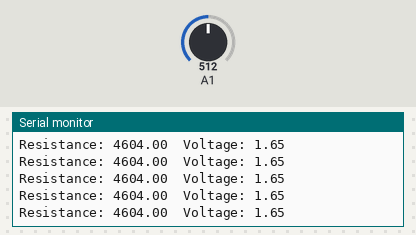
The sketch below on a simulated Arduino Uno, built with avr-gcc and run on an emulated ATmega328P. On the bench: the last lines printed to the serial monitor. Inputs (shaded band) come from the test bench; at power-on: A1 = 512.

Above: at 1.2 s.
1.3 s: A1 set to 435
At 2.3 s:
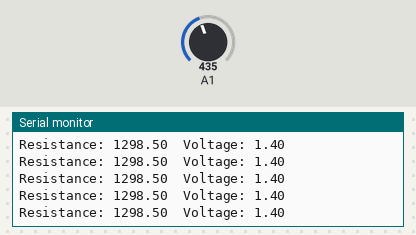
4.3 s: A1 set to 419
At 5.2 s:
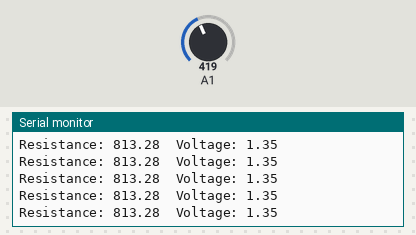
8.8 s: A1 set to 587
At 9.3 s:
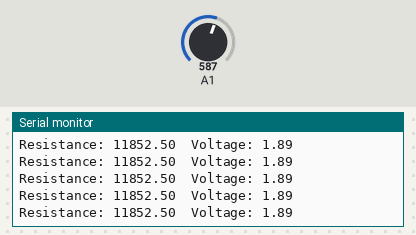
10.3 s: A1 set to 569
At 11.0 s:
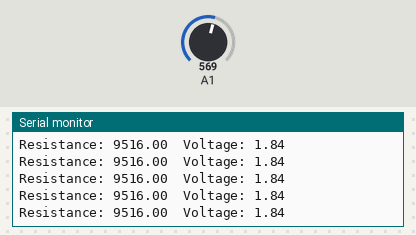
Timing chart, 0 to 13.3 s (numbered marks = the images above; inputs shaded):
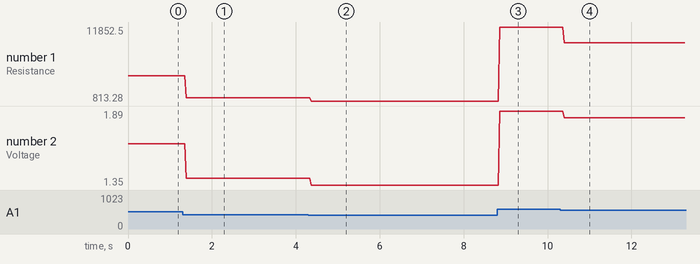

Measured:
- after the input at 1.3 s, the serial monitor: prints a new line after 0.08 s (image 1)
- after the input at 4.3 s, the serial monitor: prints a new line after 0.07 s (image 2)
- after the input at 8.8 s, the serial monitor: prints a new line after 0.06 s (image 3)
- after the input at 10.3 s, the serial monitor: prints a new line after 0.09 s (image 4)
- plotted number 1: 4604 → 1298.5 after the input at 1.3 s, 1298.5 → 813.28 after the input at 4.3 s, 813.28 → 11852.5 after the input at 8.8 s, 11852.5 → 9516 after the input at 10.3 s
- plotted number 2: 1.65 → 1.4 after the input at 1.3 s, 1.4 → 1.35 after the input at 4.3 s, 1.35 → 1.89 after the input at 8.8 s, 1.89 → 1.84 after the input at 10.3 s

The sketch:

LookupTable.ino
```cpp
float VoltageTable[] = {2.17, 2.14,	2.11,	2.08,	2.05,	2.02,	1.99,	1.955,	1.92,	1.89,	1.86,	1.83,	1.8,	1.77,	1.74,	1.71, 1.68,	1.655, 1.63,
	1.61,1.59,	1.57,	1.55,	1.53,1.51,	1.495,	1.48,	1.465,	1.45,	1.44,	1.43,	1.415,	1.4,	1.39,	1.38,	1.375,	1.37,	1.36,	1.35,	1.345,	1.34};
float TemperatureTable[] = {31770,	28355,	24940,	22310,	19680,	17650,	15620,	14045,	12470,	11235,	10000,	9032,	8064,	7301,	6538,	5932.5,	5327,	4845,	4363,	3977.5,	3592,	3282,
	2972,	2722,	2472,	2269,	2066,	1900.5,	1735,	1600,	1465,	1354,	1243,	1151,	1059,	983.65,	908.3,	844.95,	781.6,	728,	674.4};
int len = 0;

void setup() {
  Serial.begin(9600);
  len = sizeof(VoltageTable)/sizeof(VoltageTable[0]);
}

void loop() {
  float resistance = 0;
  int sensorValue = analogRead(A1);
  float voltage = sensorValue * (3.3 / 1023.0); // Convert the analog reading (which goes from 0 - 1023) to a voltage (0 - 5V):
  for(int i = 0; i < len; i++)
  {
    if(i + 1 <= len && voltage < VoltageTable[i] && voltage > VoltageTable[i+1])
    {
      float r1 = TemperatureTable[i];
      float r2 = TemperatureTable[i+1];
      float resAdd = r1 + r2;
      float resAvg = resAdd/2;
      resistance = resAvg;
    }
    if(voltage < VoltageTable[len-1])
    {
      resistance = TemperatureTable[len-1];
    }
    if(voltage > VoltageTable[0])
    {
      resistance = TemperatureTable[0];
    }
  }
  Serial.print("Resistance: ");
  Serial.print(resistance);
  Serial.print("\t");
  Serial.print("Voltage: ");
  Serial.println(voltage);
  delay(10);
}
```
